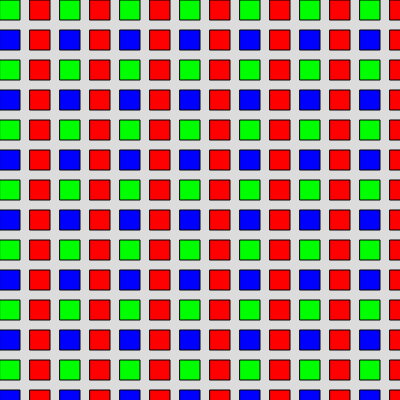
Frame 1 (no input)
Frame 60 (no input): identical to frame 1, image omitted
Frame 120 (the mouse pressed at the canvas centre since frame 60): identical to frame 1, image omitted

The p5.js sketch that drew this single still picture (run headless with seeded random() and noise() and a simulated clock; from frame 60 on, the mouse is pressed at the canvas centre):

// p5.js sketch
// ── sketch.js
function setup() {
  createCanvas(400, 400);
}

function draw() {
  background(220);
  for (let i = 0; i < 20; i++) {
    for (let j = 0; j < 20; j++) {
      if (i % 2 == 0 && j % 2 == 0) {
        fill(0, 255, 0); //verde
      } else if (i % 2 == 0) {
        fill(0, 0, 255);//azul
      } else {
        fill(255, 0, 0);//rojo
      }
      rect(30 * i, 30 * j, 20, 20);
    }
  }
}
